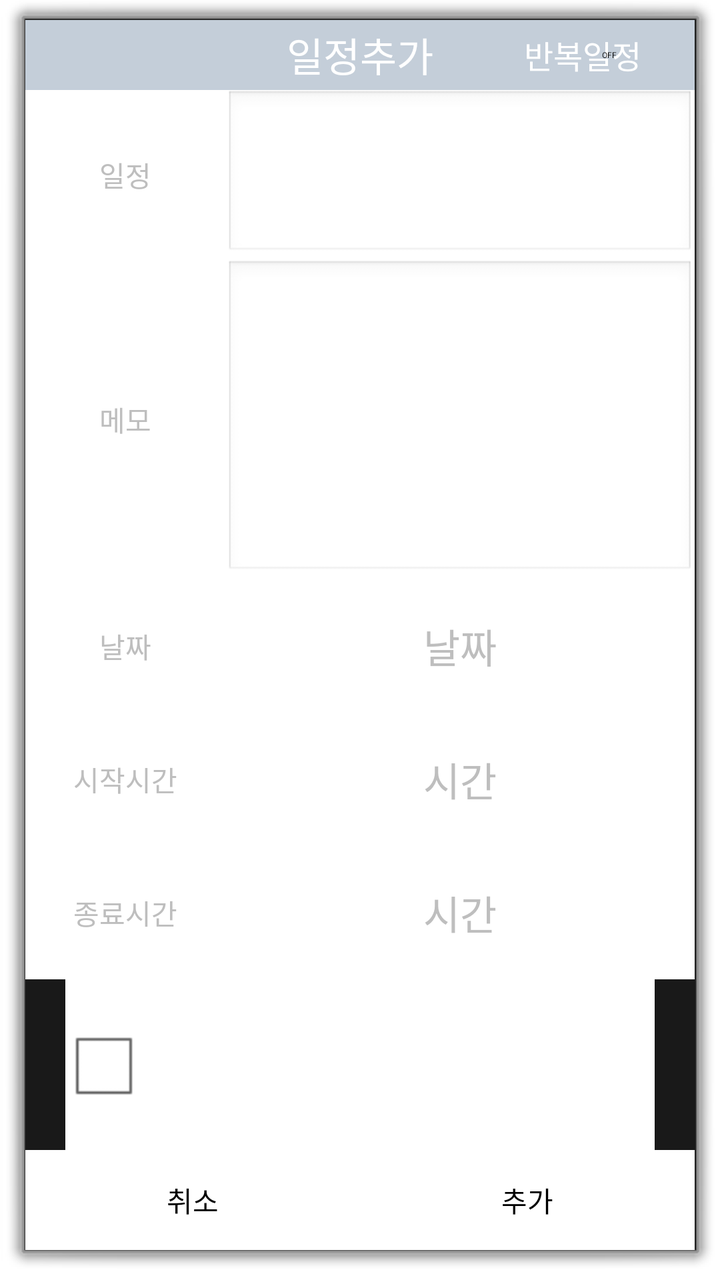
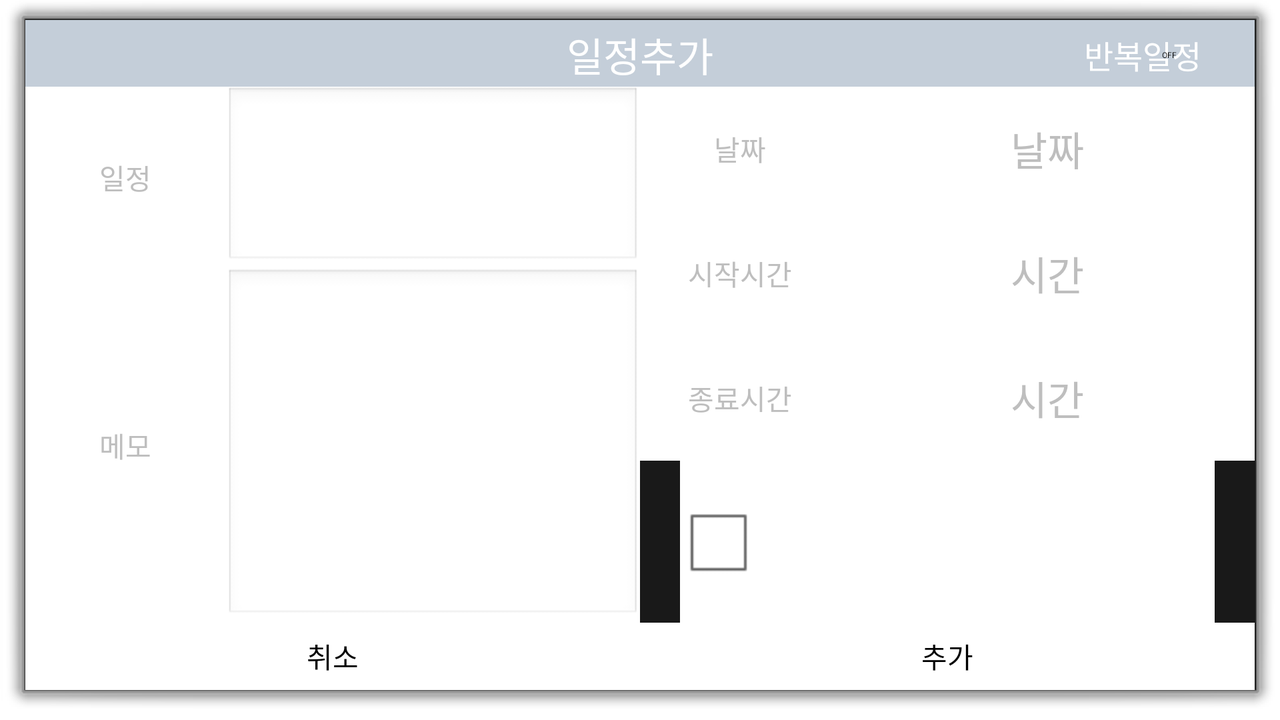

Two renders of one Android screen. The first uses the default layout on a phone; the second uses the alternative layout the repository ships for a different screen configuration, on a matching device. The two XML files are below.
<!-- AndroidManifest.xml: activity theme android:Theme.Dialog -->
<!-- res/layout/activity_addschedule.xml -->
<?xml version="1.0" encoding="utf-8"?>
<android.support.constraint.ConstraintLayout
    xmlns:android="http://schemas.android.com/apk/res/android"
    xmlns:tools="http://schemas.android.com/tools"
    android:layout_width="match_parent"
    android:layout_height="match_parent">


    <LinearLayout
        android:layout_width="match_parent"
        android:layout_height="match_parent"
        android:orientation="vertical"
        tools:layout_editor_absoluteX="8dp"
        tools:layout_editor_absoluteY="8dp">

        <FrameLayout
            android:layout_width="match_parent"
            android:layout_height="35dp">
            <TextView
                android:layout_width="match_parent"
                android:layout_height="35dp"
                android:text="일정추가"
                android:textSize="20dp"
                android:textColor="#fff"
                android:gravity="center"
                android:background="#c4ced9"/>
            <Switch
                android:id="@+id/switch1"
                android:layout_width="wrap_content"
                android:layout_height="35dp"
                android:layout_gravity="right"
                android:textColor="#fff"
                android:text="반복일정   " />
        </FrameLayout>

        <LinearLayout
            android:layout_width="match_parent"
            android:layout_height="wrap_content"
            android:layout_weight="1"
            android:orientation="horizontal"
            android:background="#fff">
            <TextView
                android:layout_width="100dp"
                android:layout_height="match_parent"
                android:text="일정"
                android:gravity="center"/>
            <EditText
                android:id="@+id/edit_schedule_name"
                android:layout_width="wrap_content"
                android:layout_height="match_parent"
                android:layout_weight="4"/>
        </LinearLayout>
        <LinearLayout
            android:layout_width="match_parent"
            android:layout_height="wrap_content"
            android:layout_weight="3"
            android:background="#fff"
            android:orientation="horizontal">
            <TextView
                android:layout_width="100dp"
                android:layout_height="match_parent"
                android:text="메모"
                android:gravity="center"/>
            <EditText
                android:id="@+id/edit_schedule_memo"
                android:layout_width="wrap_content"
                android:layout_height="match_parent"
                android:layout_weight="4"/>
        </LinearLayout>
        <LinearLayout
            android:layout_width="match_parent"
            android:layout_height="wrap_content"
            android:background="#fff"
            android:orientation="horizontal"
            android:layout_weight="1">
            <TextView
                android:id="@+id/date_day"
                android:layout_width="100dp"
                android:layout_height="match_parent"
                android:text="날짜"
                android:gravity="center"/>
            <TextView
                android:text="날짜"
                android:textSize="20dp"
                android:id="@+id/setDateTextView"
                android:layout_width="wrap_content"
                android:layout_height="match_parent"
                android:layout_weight="4"
                android:gravity="center"/>
        </LinearLayout>
        <LinearLayout
            android:layout_width="match_parent"
            android:layout_height="wrap_content"
            android:background="#fff"
            android:orientation="horizontal"
            android:layout_weight="1">
            <TextView
                android:layout_width="100dp"
                android:layout_height="match_parent"
                android:text="시작시간"
                android:gravity="center"/>
            <TextView
                android:text="시간"
                android:textSize="20dp"
                android:id="@+id/setStartTimeTextView"
                android:layout_width="wrap_content"
                android:layout_height="match_parent"
                android:layout_weight="4"
                android:gravity="center"/>
        </LinearLayout>
        <LinearLayout
            android:layout_width="match_parent"
            android:layout_height="wrap_content"
            android:background="#fff"
            android:orientation="horizontal"
            android:layout_weight="1">
            <TextView
                android:layout_width="100dp"
                android:layout_height="match_parent"
                android:text="종료시간"
                android:gravity="center"/>
            <TextView
                android:text="시간"
                android:textSize="20dp"
                android:id="@+id/setEndTimeTextView"
                android:gravity="center"
                android:layout_width="wrap_content"
                android:layout_height="match_parent"
                android:layout_weight="4"/>
        </LinearLayout>
        <LinearLayout
            android:layout_width="match_parent"
            android:layout_height="wrap_content"
            android:layout_marginLeft="20dp"
            android:layout_marginRight="20dp"
            android:background="#fff"
            android:orientation="horizontal"
            android:layout_weight="1">
            <CheckBox
                android:id="@+id/isOpen"
                android:text="친구에게 공개하시겠습니까?"
                android:layout_width="match_parent"
                android:layout_height="match_parent"
                android:gravity="center"/>
        </LinearLayout>
        <LinearLayout
            android:layout_width="match_parent"
            android:layout_height="50dp"
            android:background="#fff"
            android:orientation="horizontal">
            <Button
                android:id="@+id/btn_cancel"
                android:layout_width="wrap_content"
                android:layout_height="match_parent"
                android:layout_weight="1"
                android:background="@drawable/timetable_time_edge"
                android:text="취소"/>
            <Button
                android:id="@+id/btn_add"
                android:layout_width="wrap_content"
                android:layout_height="match_parent"
                android:layout_weight="1"
                android:background="@drawable/timetable_time_edge"
                android:text="추가"/>
        </LinearLayout>
    </LinearLayout>
</android.support.constraint.ConstraintLayout>
<!-- resources referenced by this layout -->
<resources>

</resources>
<!-- res/layout-land/activity_addschedule.xml (the repository's variant of the layout above) -->
<!-- drawn on the phone turned sideways -->
<?xml version="1.0" encoding="utf-8"?>
<LinearLayout
    xmlns:android="http://schemas.android.com/apk/res/android"
    xmlns:tools="http://schemas.android.com/tools"
    android:layout_width="match_parent"
    android:layout_height="match_parent"
    android:orientation="vertical">
    <FrameLayout
        android:layout_width="match_parent"
        android:layout_height="0dp"
        android:layout_weight="1">
        <TextView
            android:layout_width="match_parent"
            android:layout_height="35dp"
            android:text="일정추가"
            android:textSize="20dp"
            android:textColor="#fff"
            android:gravity="center"
            android:background="#c4ced9"/>
        <Switch
            android:id="@+id/switch1"
            android:layout_width="wrap_content"
            android:layout_height="35dp"
            android:layout_gravity="right"
            android:textColor="#fff"
            android:text="반복일정   " />
    </FrameLayout>

    <LinearLayout
        android:layout_width="match_parent"
        android:layout_height="0dp"
        android:layout_weight="8"
        android:orientation="horizontal">
        <LinearLayout
            android:layout_weight="1"
            android:layout_width="0dp"
            android:layout_height="match_parent"
            android:orientation="vertical">
            <LinearLayout
                android:layout_width="match_parent"
                android:layout_height="wrap_content"
                android:layout_weight="1"
                android:orientation="horizontal"
                android:background="#fff">
                <TextView
                    android:layout_width="100dp"
                    android:layout_height="match_parent"
                    android:text="일정"
                    android:gravity="center"/>
                <EditText
                    android:id="@+id/edit_schedule_name"
                    android:layout_width="wrap_content"
                    android:layout_height="match_parent"
                    android:layout_weight="4"/>
                </LinearLayout>
            <LinearLayout
                android:layout_width="match_parent"
                android:layout_height="wrap_content"
                android:layout_weight="3"
                android:background="#fff"
                android:orientation="horizontal">
                <TextView
                    android:layout_width="100dp"
                    android:layout_height="match_parent"
                    android:text="메모"
                    android:gravity="center"/>
                <EditText
                    android:id="@+id/edit_schedule_memo"
                    android:layout_width="wrap_content"
                    android:layout_height="match_parent"
                    android:layout_weight="4"/>
            </LinearLayout>
        </LinearLayout>
        <LinearLayout
            android:layout_weight="1"
            android:layout_width="0dp"
            android:layout_height="match_parent"
            android:orientation="vertical">
            <LinearLayout
                android:layout_width="match_parent"
                android:layout_height="wrap_content"
                android:background="#fff"
                android:orientation="horizontal"
                android:layout_weight="1">
                <TextView
                    android:id="@+id/date_day"
                    android:layout_width="100dp"
                    android:layout_height="match_parent"
                    android:text="날짜"
                    android:gravity="center"/>
                <TextView
                    android:text="날짜"
                    android:textSize="20dp"
                    android:id="@+id/setDateTextView"
                    android:layout_width="wrap_content"
                    android:layout_height="match_parent"
                    android:layout_weight="4"
                    android:gravity="center"/>
            </LinearLayout>
            <LinearLayout
                android:layout_width="match_parent"
                android:layout_height="wrap_content"
                android:background="#fff"
                android:orientation="horizontal"
                android:layout_weight="1">
                <TextView
                    android:layout_width="100dp"
                    android:layout_height="match_parent"
                    android:text="시작시간"
                    android:gravity="center"/>
                <TextView
                    android:text="시간"
                    android:textSize="20dp"
                    android:id="@+id/setStartTimeTextView"
                    android:layout_width="wrap_content"
                    android:layout_height="match_parent"
                    android:layout_weight="4"
                    android:gravity="center"/>
            </LinearLayout>
            <LinearLayout
                android:layout_width="match_parent"
                android:layout_height="wrap_content"
                android:background="#fff"
                android:orientation="horizontal"
                android:layout_weight="1">
                <TextView
                    android:layout_width="100dp"
                    android:layout_height="match_parent"
                    android:text="종료시간"
                    android:gravity="center"/>
                <TextView
                    android:text="시간"
                    android:textSize="20dp"
                    android:id="@+id/setEndTimeTextView"
                    android:gravity="center"
                    android:layout_width="wrap_content"
                    android:layout_height="match_parent"
                    android:layout_weight="4"/>
            </LinearLayout>
            <LinearLayout
                android:layout_width="match_parent"
                android:layout_height="wrap_content"
                android:layout_marginLeft="20dp"
                android:layout_marginRight="20dp"
                android:background="#fff"
                android:orientation="horizontal"
                android:layout_weight="1">
                <CheckBox
                    android:id="@+id/isOpen"
                    android:text="친구에게 공개하시겠습니까?"
                    android:layout_width="match_parent"
                    android:layout_height="match_parent"
                    android:gravity="center"/>
            </LinearLayout>
        </LinearLayout>
    </LinearLayout>
    <LinearLayout
        android:layout_width="match_parent"
        android:layout_height="0dp"
        android:layout_weight="1"
        android:background="#fff"
        android:orientation="horizontal">
        <Button
            android:id="@+id/btn_cancel"
            android:layout_width="wrap_content"
            android:layout_height="match_parent"
            android:layout_weight="1"
            android:background="@drawable/timetable_time_edge"
            android:text="취소"/>
        <Button
            android:id="@+id/btn_add"
            android:layout_width="wrap_content"
            android:layout_height="match_parent"
            android:layout_weight="1"
            android:background="@drawable/timetable_time_edge"
            android:text="추가"/>
    </LinearLayout>
</LinearLayout>
